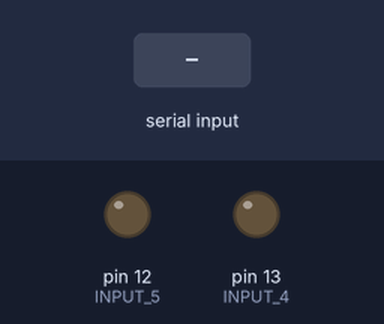
Bench run of a sketch on a simulated Arduino Uno, built with avr-gcc and run on an emulated ATmega328P. On the bench: output pins drawn as LEDs (lit = HIGH). The inputs (shaded band) are chosen by the test bench.

Above: at 1.2 s.
1.3 s: "1" received over Serial
At 1.7 s:
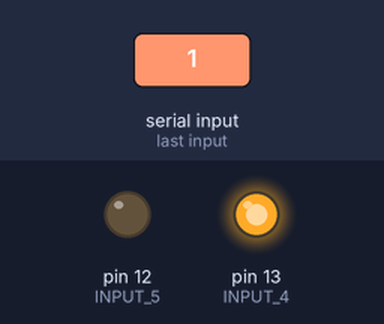
3.3 s: "2" received over Serial
At 3.7 s:
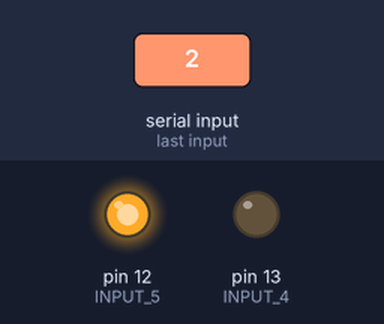
Timing chart, 0 to 6.3 s (numbered marks = the images above; inputs shaded):
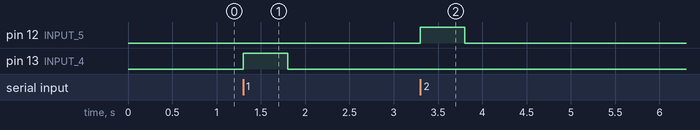

The sketch:

UR3E.ino
```cpp
#define INPUT_4 13
#define INPUT_5 12

void setup() {
  // Initialise les pins comme sortie
  pinMode(INPUT_4, OUTPUT);
  pinMode(INPUT_5, OUTPUT);

  //leds.init();
  // Démarre la communication série à 9600 bauds
  Serial.begin(9600);
}

void loop() {
  // Vérifie si des données sont disponibles à lire sur le port série
  if (Serial.available() > 0) {
    // Lit le premier byte disponible (ne lit pas plus d'un caractère à la fois)
    char receivedChar = Serial.read();

    // Active ou désactive la sortie en fonction du caractère reçu
    if (receivedChar == '1') {
      digitalWrite(INPUT_4, HIGH); // Active la sortie
      delay(500);
      digitalWrite(INPUT_4, LOW); // Désactive la sortie
    }
    if (receivedChar == '2') {
      digitalWrite(INPUT_5, HIGH);
      delay(500);
      digitalWrite(INPUT_5, LOW); // Désactive la sortie
    }
    else if (receivedChar == '0') {
      digitalWrite(INPUT_4, LOW); // Désactive la sortie
      digitalWrite(INPUT_4, LOW); // Désactive la sortie
      digitalWrite(INPUT_5, LOW); // Désactive la sortie

    }
  }
}
```

Measured:
- after the input at 1.3 s, pin 13 (INPUT_4): LOW → HIGH at once, → LOW 0.50 s later
- after the input at 3.3 s, pin 12 (INPUT_5): LOW → HIGH at once, → LOW 0.50 s later
